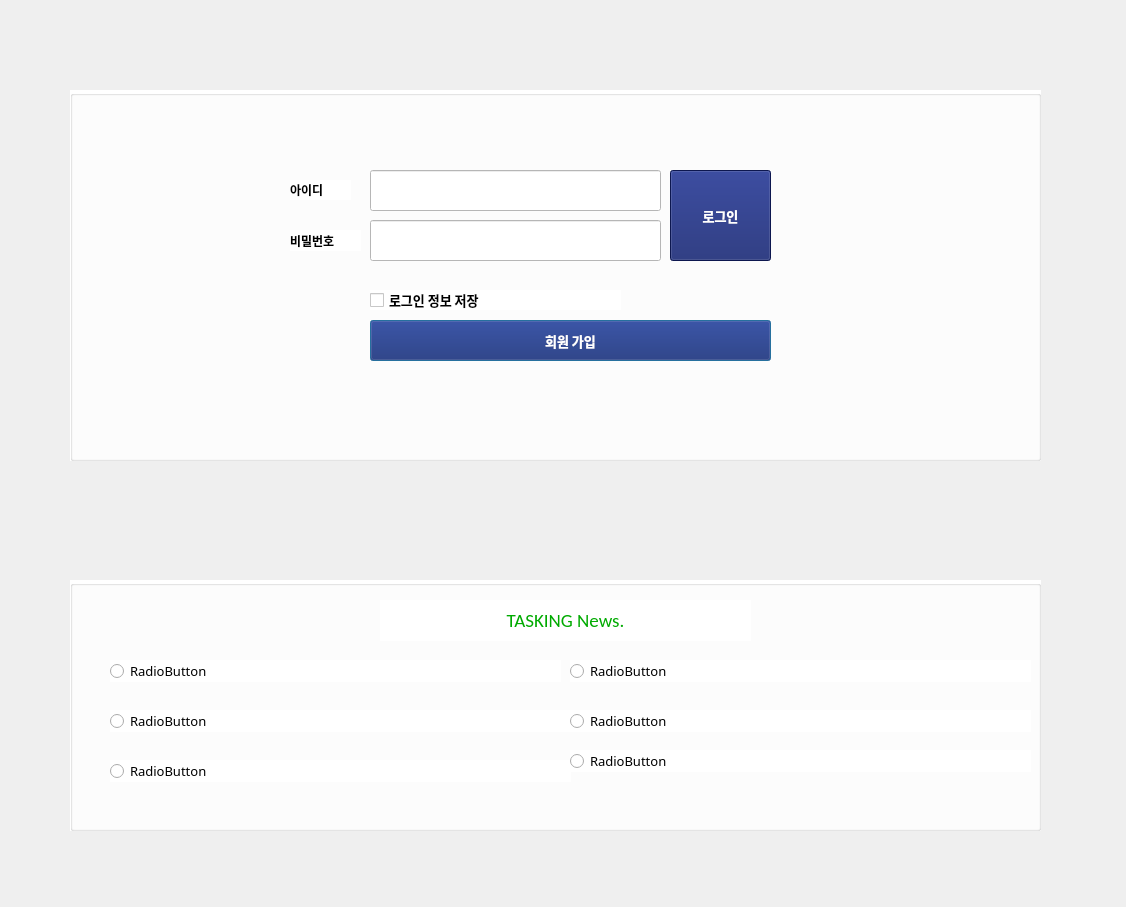
<?xml version="1.0" encoding="UTF-8"?>
<ui version="4.0">
 <class>Dialog</class>
 <widget class="QDialog" name="Dialog">
  <property name="geometry">
   <rect>
    <x>0</x>
    <y>0</y>
    <width>1126</width>
    <height>907</height>
   </rect>
  </property>
  <property name="font">
   <font>
    <family>Adobe Devanagari</family>
    <pointsize>12</pointsize>
    <weight>75</weight>
    <bold>true</bold>
   </font>
  </property>
  <property name="focusPolicy">
   <enum>Qt::ClickFocus</enum>
  </property>
  <property name="windowTitle">
   <string>Map Parser</string>
  </property>
  <widget class="QLabel" name="label_logo">
   <property name="geometry">
    <rect>
     <x>450</x>
     <y>490</y>
     <width>221</width>
     <height>61</height>
    </rect>
   </property>
   <property name="autoFillBackground">
    <bool>true</bool>
   </property>
   <property name="text">
    <string/>
   </property>
   <property name="pixmap">
    <pixmap resource="gui_image.qrc">:/newPrefix/logo_lg.png</pixmap>
   </property>
   <property name="alignment">
    <set>Qt::AlignCenter</set>
   </property>
   <property name="openExternalLinks">
    <bool>false</bool>
   </property>
  </widget>
  <widget class="QGroupBox" name="groupBox">
   <property name="geometry">
    <rect>
     <x>70</x>
     <y>90</y>
     <width>971</width>
     <height>371</height>
    </rect>
   </property>
   <property name="styleSheet">
    <string notr="true">background-color: rgb(255, 255, 255);</string>
   </property>
   <property name="title">
    <string/>
   </property>
   <widget class="QPushButton" name="registerBTN">
    <property name="geometry">
     <rect>
      <x>300</x>
      <y>230</y>
      <width>401</width>
      <height>41</height>
     </rect>
    </property>
    <property name="font">
     <font>
      <family>NanumGothic</family>
      <pointsize>10</pointsize>
      <weight>75</weight>
      <bold>true</bold>
     </font>
    </property>
    <property name="styleSheet">
     <string notr="true">background-color: rgb(18, 32, 110);
color: rgb(255, 255, 255);</string>
    </property>
    <property name="text">
     <string>회원 가입</string>
    </property>
   </widget>
   <widget class="QLineEdit" name="passwd_edit">
    <property name="geometry">
     <rect>
      <x>300</x>
      <y>130</y>
      <width>291</width>
      <height>41</height>
     </rect>
    </property>
    <property name="echoMode">
     <enum>QLineEdit::Password</enum>
    </property>
   </widget>
   <widget class="QPushButton" name="loginBTN">
    <property name="geometry">
     <rect>
      <x>600</x>
      <y>80</y>
      <width>101</width>
      <height>91</height>
     </rect>
    </property>
    <property name="font">
     <font>
      <family>NanumGothic</family>
      <pointsize>10</pointsize>
      <weight>75</weight>
      <bold>true</bold>
     </font>
    </property>
    <property name="styleSheet">
     <string notr="true">background-color: rgb(18, 32, 110);
color: rgb(255, 255, 255);</string>
    </property>
    <property name="text">
     <string>로그인</string>
    </property>
   </widget>
   <widget class="QLineEdit" name="user_edit">
    <property name="geometry">
     <rect>
      <x>300</x>
      <y>80</y>
      <width>291</width>
      <height>41</height>
     </rect>
    </property>
   </widget>
   <widget class="QCheckBox" name="profile_checkBox">
    <property name="geometry">
     <rect>
      <x>300</x>
      <y>200</y>
      <width>251</width>
      <height>20</height>
     </rect>
    </property>
    <property name="font">
     <font>
      <family>NanumGothic</family>
      <pointsize>10</pointsize>
      <weight>75</weight>
      <bold>true</bold>
     </font>
    </property>
    <property name="text">
     <string>로그인 정보 저장</string>
    </property>
   </widget>
   <widget class="QLabel" name="label_2">
    <property name="geometry">
     <rect>
      <x>220</x>
      <y>90</y>
      <width>61</width>
      <height>20</height>
     </rect>
    </property>
    <property name="font">
     <font>
      <family>NanumGothic</family>
      <weight>75</weight>
      <bold>true</bold>
     </font>
    </property>
    <property name="text">
     <string>아이디</string>
    </property>
   </widget>
   <widget class="QLabel" name="label_3">
    <property name="geometry">
     <rect>
      <x>220</x>
      <y>140</y>
      <width>71</width>
      <height>21</height>
     </rect>
    </property>
    <property name="font">
     <font>
      <family>NanumGothic</family>
      <weight>75</weight>
      <bold>true</bold>
     </font>
    </property>
    <property name="text">
     <string>비밀번호</string>
    </property>
   </widget>
  </widget>
  <widget class="QLabel" name="label_title">
   <property name="geometry">
    <rect>
     <x>400</x>
     <y>20</y>
     <width>301</width>
     <height>61</height>
    </rect>
   </property>
   <property name="text">
    <string/>
   </property>
   <property name="pixmap">
    <pixmap resource="gui_image.qrc">:/newPrefix/parser_title.png</pixmap>
   </property>
  </widget>
  <widget class="QGroupBox" name="groupBox_2">
   <property name="geometry">
    <rect>
     <x>70</x>
     <y>580</y>
     <width>971</width>
     <height>251</height>
    </rect>
   </property>
   <property name="styleSheet">
    <string notr="true">background-color: rgb(255, 255, 255);</string>
   </property>
   <property name="title">
    <string/>
   </property>
   <widget class="QLabel" name="label_11">
    <property name="geometry">
     <rect>
      <x>310</x>
      <y>20</y>
      <width>371</width>
      <height>41</height>
     </rect>
    </property>
    <property name="font">
     <font>
      <family>Calibri</family>
      <pointsize>14</pointsize>
      <weight>50</weight>
      <bold>false</bold>
     </font>
    </property>
    <property name="styleSheet">
     <string notr="true">color: rgb(0, 170, 0);</string>
    </property>
    <property name="text">
     <string>TASKING News.</string>
    </property>
    <property name="alignment">
     <set>Qt::AlignCenter</set>
    </property>
   </widget>
   <widget class="QRadioButton" name="radioButton_1">
    <property name="geometry">
     <rect>
      <x>40</x>
      <y>80</y>
      <width>451</width>
      <height>22</height>
     </rect>
    </property>
    <property name="font">
     <font>
      <family>굴림체</family>
      <pointsize>10</pointsize>
      <weight>50</weight>
      <bold>false</bold>
     </font>
    </property>
    <property name="text">
     <string>RadioButton</string>
    </property>
    <property name="checkable">
     <bool>false</bool>
    </property>
   </widget>
   <widget class="QRadioButton" name="radioButton_2">
    <property name="geometry">
     <rect>
      <x>500</x>
      <y>80</y>
      <width>461</width>
      <height>22</height>
     </rect>
    </property>
    <property name="font">
     <font>
      <family>굴림체</family>
      <pointsize>10</pointsize>
      <weight>50</weight>
      <bold>false</bold>
     </font>
    </property>
    <property name="text">
     <string>RadioButton</string>
    </property>
    <property name="checkable">
     <bool>false</bool>
    </property>
   </widget>
   <widget class="QRadioButton" name="radioButton_5">
    <property name="geometry">
     <rect>
      <x>40</x>
      <y>180</y>
      <width>461</width>
      <height>22</height>
     </rect>
    </property>
    <property name="font">
     <font>
      <family>굴림체</family>
      <pointsize>10</pointsize>
      <weight>50</weight>
      <bold>false</bold>
     </font>
    </property>
    <property name="text">
     <string>RadioButton</string>
    </property>
    <property name="checkable">
     <bool>false</bool>
    </property>
   </widget>
   <widget class="QRadioButton" name="radioButton_3">
    <property name="geometry">
     <rect>
      <x>40</x>
      <y>130</y>
      <width>461</width>
      <height>22</height>
     </rect>
    </property>
    <property name="font">
     <font>
      <family>굴림체</family>
      <pointsize>10</pointsize>
      <weight>50</weight>
      <bold>false</bold>
     </font>
    </property>
    <property name="text">
     <string>RadioButton</string>
    </property>
    <property name="checkable">
     <bool>false</bool>
    </property>
   </widget>
   <widget class="QRadioButton" name="radioButton_4">
    <property name="geometry">
     <rect>
      <x>500</x>
      <y>130</y>
      <width>461</width>
      <height>22</height>
     </rect>
    </property>
    <property name="font">
     <font>
      <family>굴림체</family>
      <pointsize>10</pointsize>
      <weight>50</weight>
      <bold>false</bold>
     </font>
    </property>
    <property name="text">
     <string>RadioButton</string>
    </property>
    <property name="checkable">
     <bool>false</bool>
    </property>
   </widget>
   <widget class="QRadioButton" name="radioButton_6">
    <property name="geometry">
     <rect>
      <x>500</x>
      <y>170</y>
      <width>461</width>
      <height>22</height>
     </rect>
    </property>
    <property name="font">
     <font>
      <family>굴림체</family>
      <pointsize>10</pointsize>
      <weight>50</weight>
      <bold>false</bold>
     </font>
    </property>
    <property name="text">
     <string>RadioButton</string>
    </property>
    <property name="checkable">
     <bool>false</bool>
    </property>
   </widget>
  </widget>
  <zorder>groupBox</zorder>
  <zorder>label_logo</zorder>
  <zorder>label_title</zorder>
  <zorder>groupBox_2</zorder>
 </widget>
 <resources>
  <include location="gui_image.qrc"/>
 </resources>
 <connections/>
</ui>
